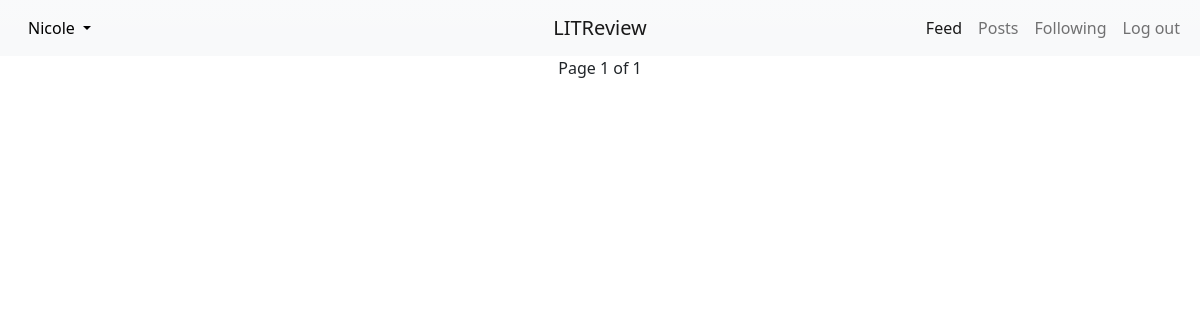
Page /post/review (signed in) on the earlier database version.
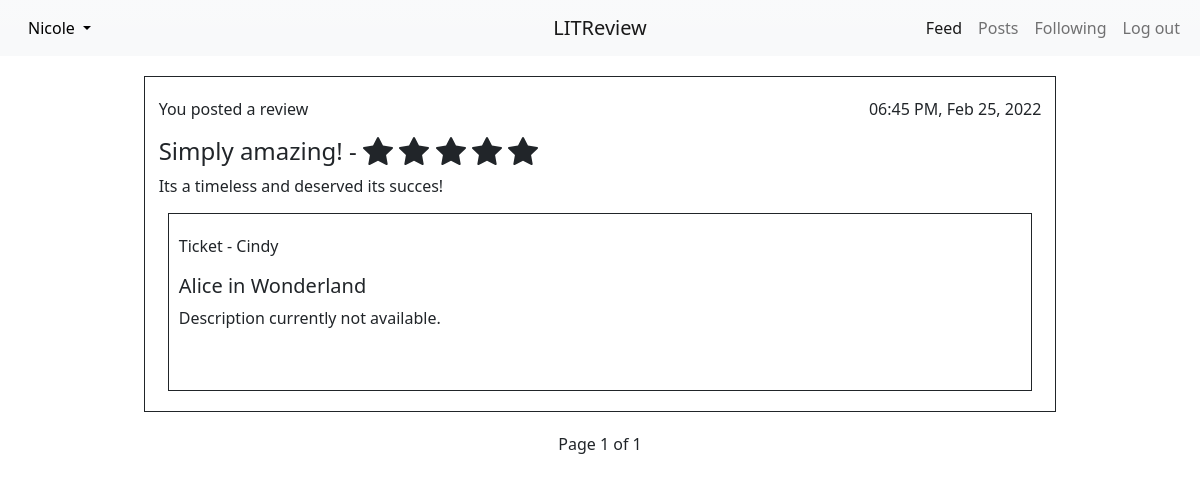
Same page on the later database version.
### main/models.py (models this page shows, shortened)
class Review(models.Model):
    ticket = models.ForeignKey(to=Ticket, on_delete=models.CASCADE)
    rating = models.PositiveSmallIntegerField(
        validators=[MinValueValidator(0), MaxValueValidator(5)])
    headline = models.CharField(max_length=128)
    body = models.TextField(max_length=8192, blank=True)
    user = models.ForeignKey(
        to=settings.AUTH_USER_MODEL, on_delete=models.CASCADE)
    time_created = models.DateTimeField(auto_now_add=True)

class Ticket(models.Model):
    IMAGE_SIZE = (300, 300)     # max image size
    title = models.CharField(max_length=128)
    description = models.TextField(max_length=2048, blank=True)
    user = models.ForeignKey(
        to=settings.AUTH_USER_MODEL, on_delete=models.CASCADE)
    image = models.ImageField(null=True, blank=True)
    time_created = models.DateTimeField(auto_now_add=True)

### register/models.py (models this page shows)
class User(AbstractUser):
    profile_picture = models.ImageField()
    follows = models.ManyToManyField(
        'self',
        through='UserFollows',
        symmetrical=False,
    )
    def __str__(self):
        return self.username

### main/views.py (the view)
# urls.py: path("post/review", views.posts, name="posts"),
@login_required
def posts(request):
    tickets = models.Ticket.objects.filter(
        Q(user__in=request.user.follows.all()) | Q(user=request.user)
    )
    reviews = models.Review.objects.filter(user=request.user)
    feed = sorted(
        chain(tickets, reviews), key=lambda i: i.time_created, reverse=True
    )
    paginator = Paginator(feed, 6)
    page_number = request.GET.get('page')
    page_obj = paginator.get_page(page_number)
    context = {
        'feed': page_obj,
    }
    return render(request, "main/posts.html", context)

### main/templatetags/main_extras.py (called while the page is built)
@register.filter
def model_type(value):
    return type(value).__name__

@register.simple_tag(takes_context=True)
def display_poster(context, user):
    if context['user'] == user:
        return 'You'
    return user.username

@register.filter
def get_posted_at_display(post_time):
    timedelta = timezone.now() - post_time
    minutes = round(int(timedelta.total_seconds()) / 60)
    hours = round(minutes / 60)
    if minutes <= 60:
        return f'{minutes} minutes ago.'
    elif hours <= 24:
        return f'{hours} hours ago'
    return post_time.strftime('%I:%M %p, %b %d, %Y')

@register.filter
def int_to_list(num):
    return list(range(1, num + 1))

### main/templates/main/posts.html (shortened to what this page needs)
{% extends 'main/base.html' %}
{% load main_extras %}
{% block content %}
  <div class="feed">
    {% for post in feed %}
      {% if post|model_type == 'Ticket' and post.user == request.user %}
        {% include "main/partials/ticket_snippet.html" %}
      {% elif post|model_type == 'Review' %}
        {% include "main/partials/review_snippet.html" %}
      {% endif %}
    {% endfor %}
  </div>
  {% include "main/partials/page_navigator.html" %}
{% endblock content %}

### main/templates/main/partials/review_snippet.html (shortened to what this page needs)
{% load main_extras %}
<div class="review-view">
  <div class="review-head">
    <p>{% display_poster post.user %} posted a review</p>
    <p>{{ post.time_created|get_posted_at_display }}</p>
  </div>
  <div class="review-body">
    <h4>{{ post.headline }} - <span>
    </span></h4>
    <p>{{ post.body }}</p>
  </div>
  {% for item in feed %}
    {% if item|model_type == 'Ticket' and item == post.ticket %}
      {% include "main/partials/ticket_snippet.html" %}
    {% endif %}
  {% endfor %}
</div>

### main/templates/main/partials/ticket_snippet.html (shortened to what this page needs)
{% load main_extras %}
<div class="ticket-view">
{% if post|model_type == 'Ticket' %}
  <div class="ticket-head">
    <p>{% display_poster post.user %} requested a review</p>
    <p>{{ post.time_created|get_posted_at_display }}</p>
  </div>
  <h5>{{ post.title }}</h5>
  <div class="description">
    {% if post.description %}
    <p>{{ post.description }}</p>
    {% endif %}
  </div>
  {% if post.image %}
    <div class="ticket-image">
      <img src="{{ post.image.url }}" alt="">
    </div>
  {% endif %}
  {% if not form and request.path != '/post/review' %}
    <div class="post-review-button-area">
    <a type="button" role="button" class="btn btn-secondary"
       href="{% url 'create_review' post.id %}">Post a Review</a>
  </div>
  {% elif request.path == '/post/review' %}
    <div class="post-review-button-area">
      <a type="button" role="button" class="btn btn-secondary"
       href="{% url 'edit_ticket' post.id %}">Edit</a>
      <a type="button" role="button" class="btn btn-secondary"
       href="{% url 'delete_post' post.id %}">Delete</a>
    </div>
  {% endif %}
{% else %}
  <div class="ticket-head">
    <p>Ticket - {% display_poster item.user %}</p>
  </div>
  <h5>{{ item.title }}</h5>
  <div class="description">
    {% if item.description %}
    <p>{{ item.description }}</p>
    {% endif %}
  </div>
  {% if item.image %}
    <div class="ticket-image">
    </div>
  {% endif %}
{% endif %}
</div>

Differences in the rows shown:
added Review: user "You", time_created|get_posted_at_display "06:45 PM, Feb 25, 2022", headline "Simply amazing!", rating 5 (drawn), body "Its a timeless and deserved its succes!"
now on this page (row unchanged): Ticket: user.username "Cindy", title "Alice in Wonderland", description "Description currently not available."
